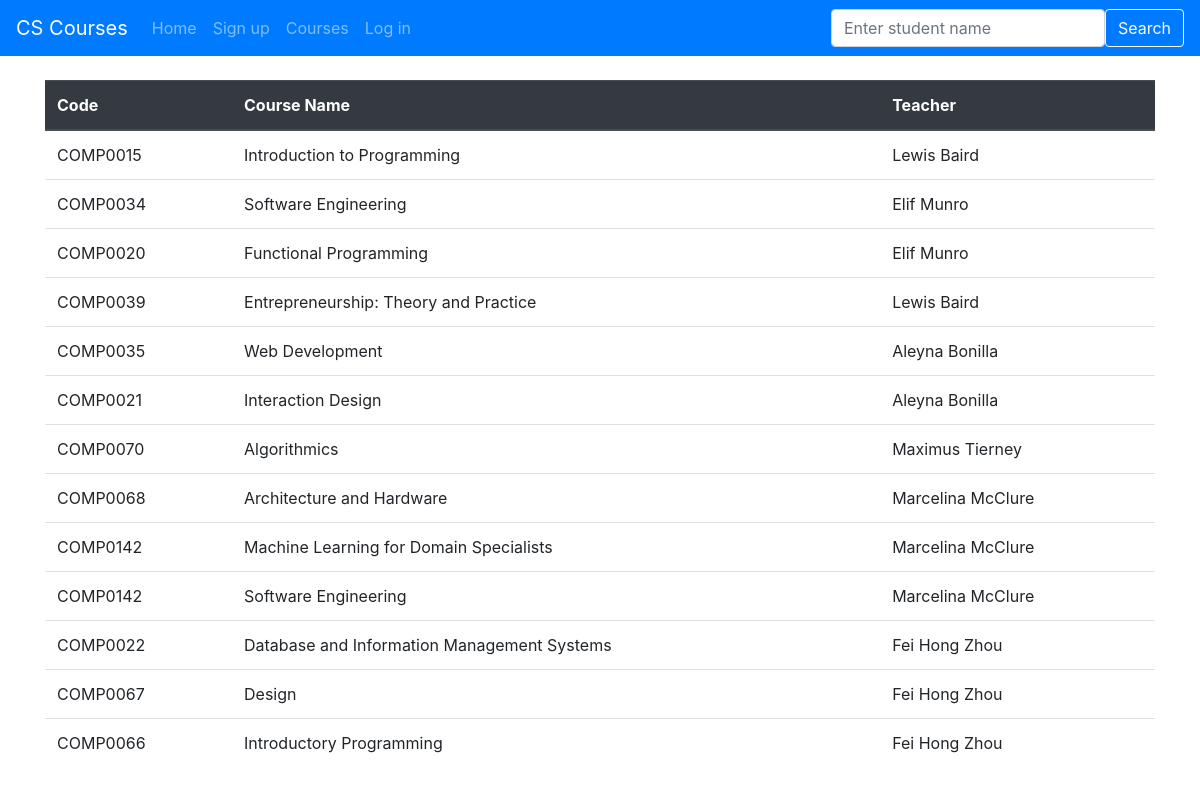
Screenshot of /courses with the database file from the repository.
### comp0034_flask_login_complete/app/models.py (models this page shows, shortened)
class Course(db.Model):
    id = db.Column(db.Integer, primary_key=True)
    course_code = db.Column(db.Integer, nullable=False)
    name = db.Column(db.Text, nullable=False)
    teacher_id = db.Column(db.Integer, db.ForeignKey(Teacher.id), nullable=False)
    grades = db.relationship('Grade', backref='courses')

class User(UserMixin, db.Model):
    __tablename__ = "user"
    id = db.Column(db.Integer, primary_key=True)
    name = db.Column(db.Text)
    email = db.Column(db.Text, unique=True)
    password = db.Column(db.Text)
    user_type = db.Column(db.String(10), nullable=False)
    __mapper_args__ = {
        "polymorphic_identity": "user",
        "polymorphic_on": user_type
    }

### comp0034_flask_login_complete/app/main/routes.py (the view)
@bp_main.route('/courses', methods=['GET'])
def courses():
    courses = Course.query.join(Teacher).with_entities(Course.course_code, Course.name,
                                                       Teacher.name.label('teacher_name')).all()
    return render_template("courses.html", courses=courses)

### comp0034_flask_login_complete/app/templates/courses.html (shortened to what this page needs)
{% extends "base.html" %}
{% block content %}
{% if courses|length %}
<table class="table">
    <thead class="thead-dark">
    <tr>
        <th scope="col">Code</th>
        <th scope="col">Course Name</th>
        <th scope="col">Teacher</th>
    </tr>
    </thead>
    <tbody>
    {% for course in courses %}
    <tr>
        <td>{{ course.course_code }}</td>
        <td>{{ course.name }}</td>
        <td>{{ course.teacher_name }}</td>
    </tr>
    {% endfor %}
    </tbody>
</table>
{% else %}
<p>Sorry, no courses are available at this time</p>
{% endif %}
{% endblock %}

### comp0034_flask_login_complete/app/templates/base.html (shortened to what this page needs)
<!DOCTYPE html>
<html lang="en">
<head>
    <link rel="stylesheet" href="{{ url_for('static', filename='css/bootstrap.css') }}">
</head>
<body>
<nav class="navbar navbar-expand bg-primary navbar-dark">
    <a class="navbar-brand" href="#">CS Courses</a>
    <ul class="navbar-nav">
        <li class="nav-item">
            <a class="nav-link" href="{{ url_for('main.index') }}">Home</a>
        </li>
        <li class="nav-item">
            <a class="nav-link" href="{{ url_for('auth.signup') }}">Sign up</a>
        </li>
        <li class="nav-item">
            <a class="nav-link" href="{{ url_for('main.courses') }}">Courses</a>
        </li>
        {% if current_user.is_anonymous %}
        <li class="nav-item">
            <a class="nav-link" href="{{ url_for('auth.login') }}">Log in</a>
        </li>
        {% else %}
        <li class="nav-item">
            <a class="nav-link" href="{{ url_for('auth.logout') }}">Logout</a>
        </li>
        {% endif %}
    </ul>
    <form class="form-inline ml-auto" action="search" method="post">
        <input class="form-control" type="search" placeholder="Enter student name" aria-label="Search" name="search_term">
        <button class="btn btn-primary btn-outline-light" type="submit">Search</button>
    </form>
</nav>
<br>
<div role=main class="container">
    {% block content %}{% endblock %}
</div>
</body>
</html>

### rows the page displays
Course: course_code "COMP0015", name "Introduction to Programming", teacher_name "Lewis Baird"
Course: course_code "COMP0034", name "Software Engineering", teacher_name "Elif Munro"
Course: course_code "COMP0020", name "Functional Programming", teacher_name "Elif Munro"
Course: course_code "COMP0039", name "Entrepreneurship: Theory and Practice", teacher_name "Lewis Baird"
Course: course_code "COMP0035", name "Web Development", teacher_name "Aleyna Bonilla"
Course: course_code "COMP0021", name "Interaction Design", teacher_name "Aleyna Bonilla"
Course: course_code "COMP0070", name "Algorithmics", teacher_name "Maximus Tierney"
Course: course_code "COMP0068", name "Architecture and Hardware", teacher_name "Marcelina McClure"
Course: course_code "COMP0142", name "Machine Learning for Domain Specialists", teacher_name "Marcelina McClure"
Course: course_code "COMP0142", name "Software Engineering", teacher_name "Marcelina McClure"
Course: course_code "COMP0022", name "Database and Information Management Systems", teacher_name "Fei Hong Zhou"
Course: course_code "COMP0067", name "Design", teacher_name "Fei Hong Zhou"
Course: course_code "COMP0066", name "Introductory Programming", teacher_name "Fei Hong Zhou"
